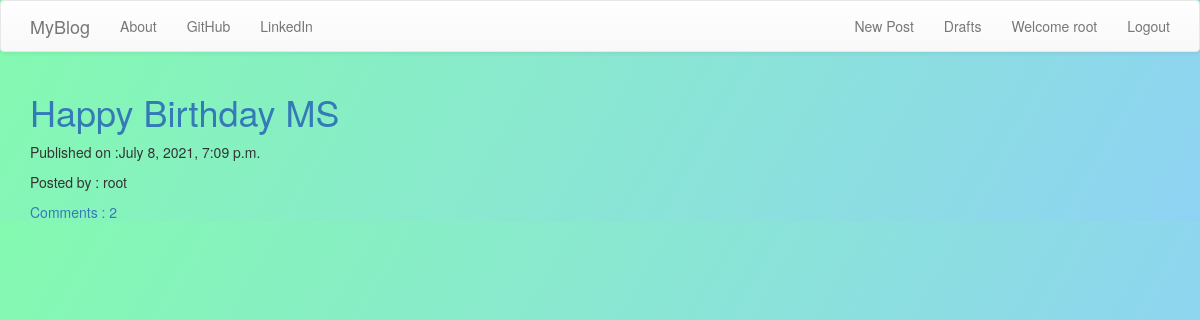
The app's page / (signed in) with its own data.
### blogs/models.py (models this page shows, shortened)
class Post(models.Model):
    author = models.ForeignKey(User, on_delete=models.CASCADE)
    title = models.CharField(max_length=100)
    text = models.TextField()
    create_date = models.DateTimeField(default=timezone.now())
    publish_date = models.DateTimeField(blank=True, null=True)
    def approved_comments(self):
        return self.comments.filter(approved_comment=True)

### blogs/views.py (the view)
# urls.py: path("", views.PostListView.as_view(), name="post_list"),
class PostListView(LoginRequiredMixin, ListView):
    login_url = "accounts/login/"
    model = models.Post
    def get_queryset(self):
        qs = super().get_queryset()
        return qs.filter(publish_date__lte=timezone.now()).order_by("-publish_date")

### blogs/templates/blogs/post_list.html
{% extends 'blogs/base.html' %}
{% block content %}
{% for post in post_list %}
    <div class="stageceneter">
        <div class="post">
            <h1><a href="{% url 'post_detail' pk=post.pk%}">{{post.title}}</a></h1>
        </div>
        {% if post.publish_date %}
            <div class="date">
                <p>Published on :{{post.publish_date}}</p>
                <p>Posted by : {{post.author}}</p>
            </div>
        {% else %}
            <div class="date">
                <p>Not yet published</p>
            </div>
        {%endif%}
            <a href="{% url 'post_detail' pk=post.pk %}">Comments : {{post.approved_comments.count }}</a>
    </div>
{%endfor%}
{% endblock %}

### blogs/templates/blogs/base.html (shortened to what this page needs)
<!DOCTYPE html>
{% load static %}
<html>
  <head>
    <link
      rel="stylesheet"
      href="https://maxcdn.bootstrapcdn.com/bootstrap/3.3.7/css/bootstrap.min.css"
    />
    <link
      rel="stylesheet"
      href="https://maxcdn.bootstrapcdn.com/bootstrap/3.3.7/css/bootstrap-theme.min.css"
    />
    <link
      rel="stylesheet"
      href="//cdn.jsdelivr.net/npm/medium-editor@latest/dist/css/medium-editor.min.css"
      type="text/css"
      media="screen"
      charset="utf-8"
    />
    <link rel='stylesheet' href='{% static 'css/blogs.css' %}'>
  </head>
  <body>
    <nav class="navbar navbar-default">
      <div class="container">
        <ul class="nav navbar-nav">
          <li>
            <a class="navbar-brand" href="{% url 'post_list' %}">MyBlog</a></li>
          <li><a href="{% url 'about'%}">About</a></li>
          <li><a href="https://github.com/NagaTrivikramReddy777">GitHub</a></li>
          <li><a href="https://in.linkedin.com/">LinkedIn</a></li>
        </ul>
        <ul class="nav navbar-nav navbar-right">
          {% if user.is_authenticated %}
          <li>
            <a href="{% url 'post_new'%}">New Post</a>
          </li>
          <li>
            <a href="{% url 'draft_list'%}">Drafts</a>
          </li>
          <li>
            <a>Welcome {{user.username}}</a>
          </li>
          <li>
            <a href="{% url 'logout'%}">Logout</a>
          </li>
            {% else %}
            <li>
            <a href="{% url 'signup'%}"><span class="glyphicon glyphicon-user"></span>SignUp</a>
          </li>
          {%endif%}
        </ul>
      </div>
    </nav>
    <div class='content container'>
      <div class="row">
        <div class="col-md-8">
          <div class="blog_posts">
            {% block content %}
            {% endblock %}
          </div>
        </div>
      </div>
    </div>
  </body>
</html>

### blogs/static/css/blogs.css (style rules this page uses)
body { background-image: linear-gradient(120deg, #84fab0 0%, #8fd3f4 100%); }

### records on screen
Post: title "Happy Birthday MS", publish_date "July 8, 2021, 7:09 p.m.", author "root", approved_comments.count "2"

### other values on screen
{{ user.username }} "root"
